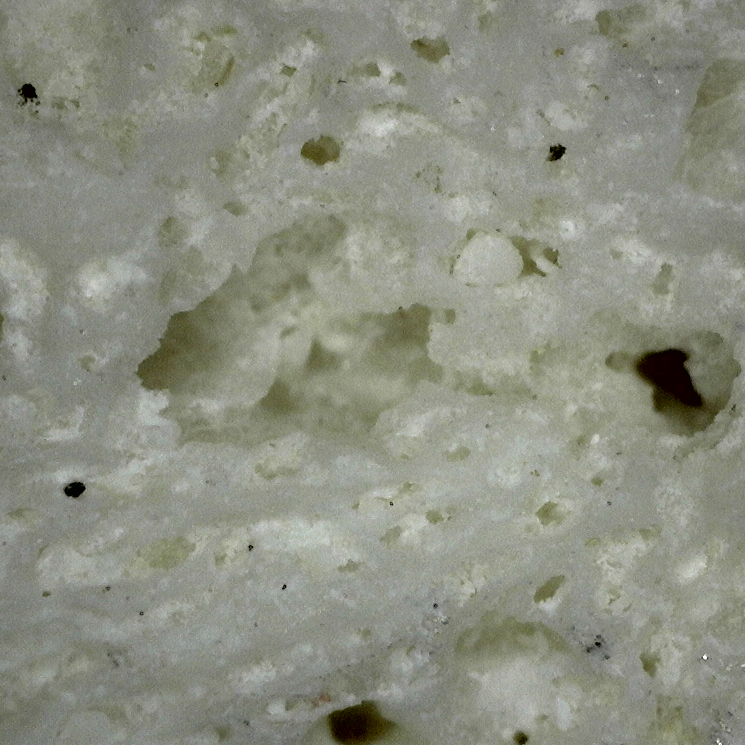
#> input picture seg/image/image8.jpg, 745 x 745 px
$ python segtest2.py
#> lines starting #> are read from the running program, lines starting #| are printed output that depends on the picture; long printed decimals are rounded
import cv2
import numpy as np
import matplotlib.pyplot as plt
from scipy.stats import norm
from sklearn.mixture import GaussianMixture

def plot_histogram(image):
    hist, bins = np.histogram(image.flatten(), bins=256, range=[0, 256], density=True)
    bin_centers = (bins[:-1] + bins[1:]) / 2
    plt.hist(image.flatten(), bins=256, range=[0, 256], density=True, color='black', alpha=0.5)
    return hist, bin_centers

def fit_distributions(data, num_components):
    if num_components == 1:
        # 如果只有一个分量，使用单个正态分布
        mean = np.mean(data)
        std = np.std(data)
        weight = 1.0  # 权重为1
        return [mean], [std], [weight]
    else:
        # 使用混合高斯模型
        gmm = GaussianMixture(n_components=num_components, random_state=100)
        # 将数据重塑为列向量
        data = data.reshape(-1, 1)
        gmm.fit(data)
        means = gmm.means_.flatten()
        stds = np.sqrt(gmm.covariances_).flatten()
        weights = gmm.weights_

        return means, stds, weights

def separate_distributions(image, num_components, min_mean_difference):
    min_difference = 0
    num_components = num_components+1
    while min_difference < min_mean_difference:

        num_components -= 1
        if num_components == 0:
            break

        hist, bin_centers = plot_histogram(image)
        means, stds, weights = fit_distributions(image, num_components)

        # 遍历拟合后的正态分布均值，找到两个均值之间的最小差值
        temp = float('inf')
        min_index_i, min_index_j = -1, -1

        for i in range(num_components):
            for j in range(i + 1, num_components):
                difference = abs(means[i] - means[j])
                if difference < temp:
                    temp = difference
                    min_index_i, min_index_j = i, j
        min_difference = temp
    for i in range(num_components):
        lower_bound = means[i] - 3.291 * stds[i]  # 2.576 对应于正态分布的95%置信度
        upper_bound = means[i] + 3.291 * stds[i]

        print(f"99% Distribution Range for Component {i + 1}: [{lower_bound}, {upper_bound}]")

        plt.plot(bin_centers, norm.pdf(bin_centers, means[i], stds[i]) * weights[i], '--', label=f'Component {i + 1}')

    plt.legend()
    plt.show()

def grayscale_and_fit_distributions(image_path, num_components, min_mean_difference):
#> called with image_path = 'image/image8.jpg', num_components = 4, min_mean_difference = 40
    original_image = cv2.imread(image_path)
#> original_image is the input picture: shape (745, 745, 3); mean B, G, R 129.2, 143, 140.3
    gray_image = cv2.cvtColor(original_image, cv2.COLOR_BGR2GRAY)
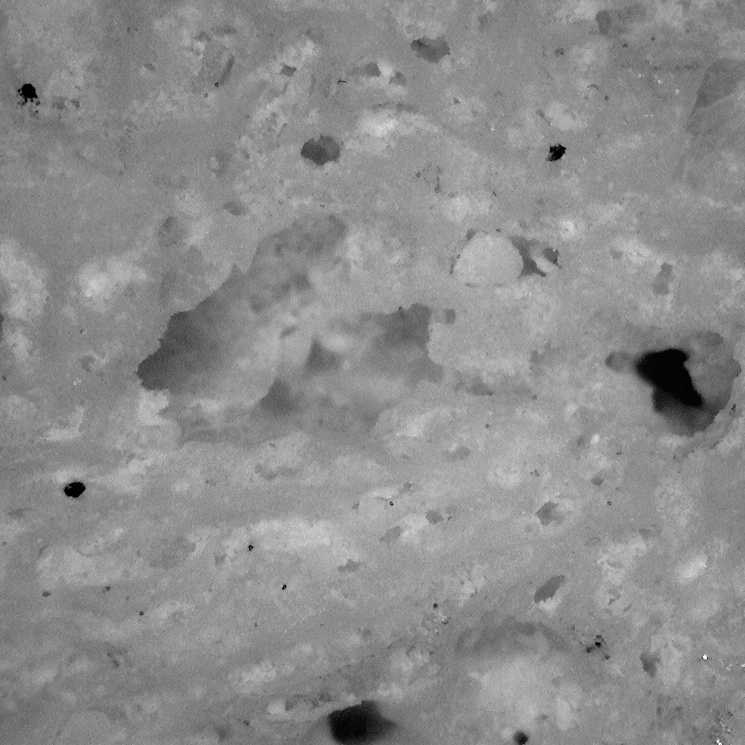
#> gray_image: shape (745, 745); min 1, max 255, mean 140.6
    separate_distributions(gray_image, num_components, min_mean_difference)
#> the loop in separate_distributions, `while min_difference < min_mean_difference: ` made 4 passes
#> (means, stds, weights) on passes 1 to 3: ([160.1, 126.9, 81.26, 141], [11.15, 11.82, 48.54, 8.75], [0.294, 0.275, 0.0354, 0.396]), ([154.1, 133.9, 81.83], [13.5, 12.44, 45.59], [0.433, 0.529, 0.0384]), ([142.9, 108.1], [16.09, 49.83], [0.935, 0.0647])
#> (mean in fit_distributions, std in fit_distributions, means, stds, weights) on pass 4: (140.6, 21.82, [140.6], [21.82], [1])
#> after the loop in separate_distributions, `while min_difference < min_mean_difference:`: num_components = 1
#> the loop in separate_distributions, `for i in range(num_components):` made 1 pass
#> (lower_bound, upper_bound) on pass 1: (68.81, 212.4)
#| 99% Distribution Range for Component 1: [68.810, 212.439]
#> in separate_distributions, `plt.show()`:
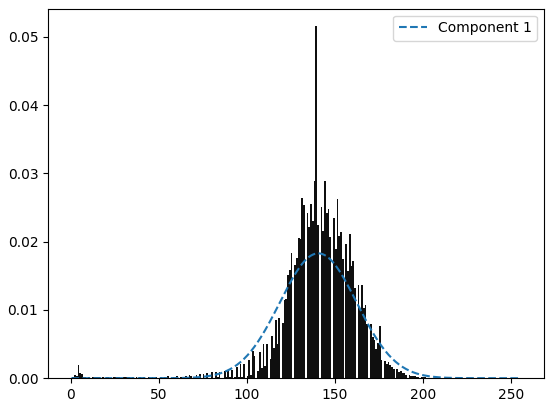
#> figure drawn by matplotlib, 1 panel; tallest bar 0.0516 high, from x = 139 to 140; tallest bar 0.0516 high, from x = 139 to 140; tallest bar 0.0516 high, from x = 139 to 140; curve peaks at x = 140.5, y = 0.0183

# 用法示例
image_path = "image/image8.jpg"
num_components = 4  # 替换为你想要的初始分布个数
min_mean_difference = 40  # 替换为你想要的均值差异阈值
grayscale_and_fit_distributions(image_path, num_components, min_mean_difference)

$ run again, with seg/image/image1.jpg copied over seg/image/image8.jpg
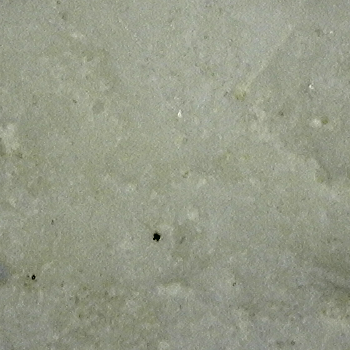
#> input picture seg/image/image1.jpg, 350 x 350 px
#> in grayscale_and_fit_distributions, original_image is the input picture: shape (350, 350, 3); mean B, G, R 136, 154, 150.1
#> in grayscale_and_fit_distributions, `gray_image = cv2.cvtColor(original_image, cv2.COLOR_BGR2GRAY)`:
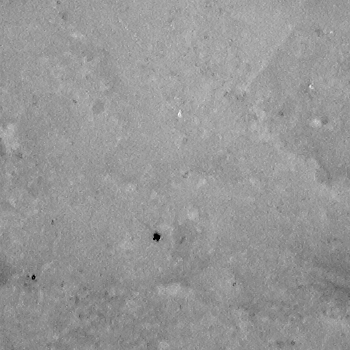
#> gray_image: shape (350, 350); min 2, max 250, mean 150.8
#> the loop in separate_distributions, `while min_difference < min_mean_difference: ` made 4 passes
#> (means, stds, weights) on passes 1 to 3: ([152, 140, 161.6, 141.5], [5.06, 5.63, 6.5, 19.69], [0.329, 0.26, 0.308, 0.103]), ([148.5, 145.4, 160.7], [7.97, 14.91, 6.77], [0.425, 0.31, 0.265]), ([145.4, 155.1], [13.12, 9.06], [0.442, 0.558])
#> after the loop in separate_distributions, `while min_difference < min_mean_difference:`: num_components = 1
#> the loop in separate_distributions, `for i in range(num_components):` made 1 pass
#> (lower_bound, upper_bound) on pass 1: (111.1, 190.4)
#> (printed output is left out)
#> in separate_distributions, `plt.show()`:
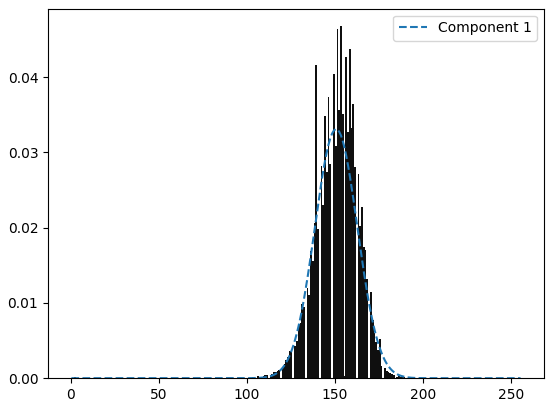
#> figure drawn by matplotlib, 1 panel; tallest bar 0.0468 high, from x = 153 to 154; tallest bar 0.0468 high, from x = 153 to 154; tallest bar 0.0468 high, from x = 153 to 154; curve peaks at x = 150.5, y = 0.0331

$ run again, with seg/image/image2.jpg copied over seg/image/image8.jpg
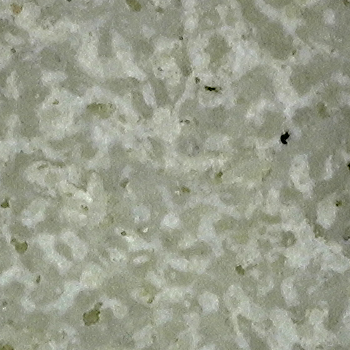
#> input picture seg/image/image2.jpg, 350 x 350 px
#> in grayscale_and_fit_distributions, original_image is the input picture: shape (350, 350, 3); mean B, G, R 140.3, 157.2, 153.7
#> in grayscale_and_fit_distributions, `gray_image = cv2.cvtColor(original_image, cv2.COLOR_BGR2GRAY)`:
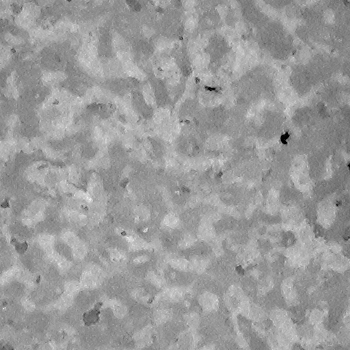
#> gray_image: shape (350, 350); min 1, max 242, mean 154.3
#> the loop in separate_distributions, `while min_difference < min_mean_difference: ` made 4 passes
#> (means, stds, weights) on passes 1 to 3: ([175.8, 141.3, 160.2, 141.5], [10.4, 8.98, 9.12, 25.35], [0.224, 0.381, 0.275, 0.12]), ([175.7, 144.4, 153.7], [10.92, 16.6, 12.14], [0.226, 0.471, 0.303]), ([168.2, 144.4], [13.82, 15.15], [0.415, 0.585])
#> after the loop in separate_distributions, `while min_difference < min_mean_difference:`: num_components = 1
#> the loop in separate_distributions, `for i in range(num_components):` made 1 pass
#> (lower_bound, upper_bound) on pass 1: (92.57, 216)
#> (printed output is left out)
#> in separate_distributions, `plt.show()`:
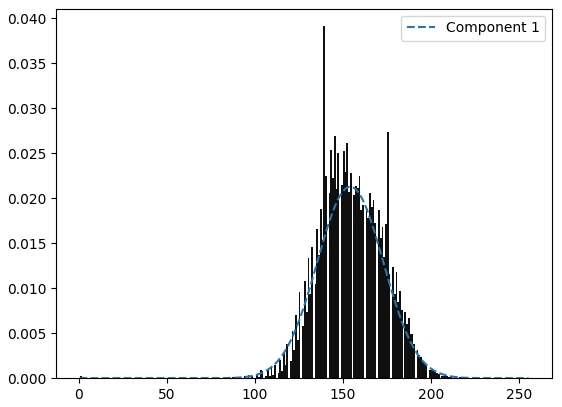
#> figure drawn by matplotlib, 1 panel; tallest bar 0.0391 high, from x = 139 to 140; tallest bar 0.0391 high, from x = 139 to 140; tallest bar 0.0391 high, from x = 139 to 140; curve peaks at x = 154.5, y = 0.0213

$ run again, with seg/image/image3.jpg copied over seg/image/image8.jpg
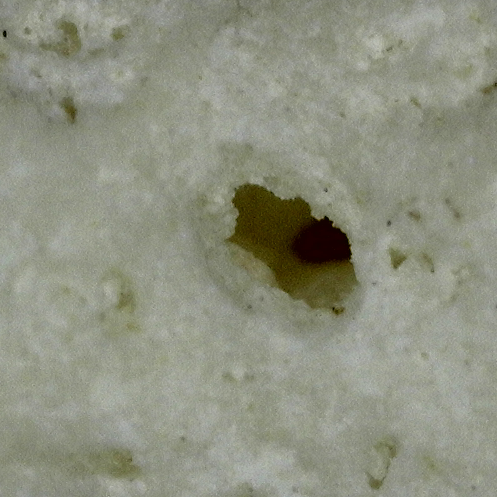
#> input picture seg/image/image3.jpg, 497 x 497 px
#> in grayscale_and_fit_distributions, original_image is the input picture: shape (497, 497, 3); mean B, G, R 128.7, 145, 142.5
#> in grayscale_and_fit_distributions, `gray_image = cv2.cvtColor(original_image, cv2.COLOR_BGR2GRAY)`:
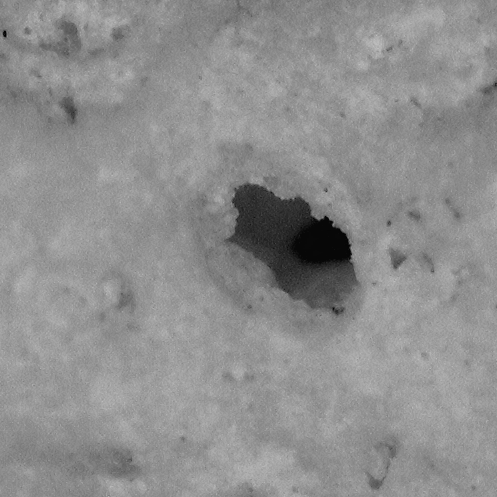
#> gray_image: shape (497, 497); min 2, max 190, mean 142.5
#> the loop in separate_distributions, `while min_difference < min_mean_difference: ` made 3 passes
#> (means, stds, weights) on passes 1 to 3: ([153.2, 70.11, 140, 7.08], [8.19, 30.42, 11.01, 0.349], [0.503, 0.0478, 0.443, 0.00638]), ([153.5, 64.43, 139.9], [8.07, 36.45, 10.77], [0.497, 0.0555, 0.447]), ([147.1, 63.92], [11.59, 35.44], [0.944, 0.0556])
#> after the loop in separate_distributions, `while min_difference < min_mean_difference:`: num_components = 2
#> the loop in separate_distributions, `for i in range(num_components):` made 2 passes
#> (lower_bound, upper_bound) on passes 1 to 2: (108.9, 185.2), (-52.71, 180.5)
#> (printed output is left out)
#> in separate_distributions, `plt.show()`:
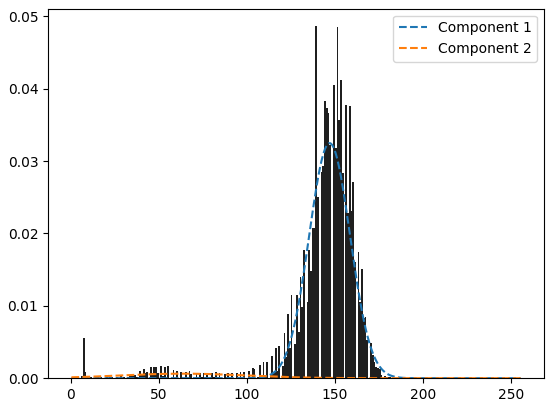
#> figure drawn by matplotlib, 1 panel; tallest bar 0.0486 high, from x = 139 to 140; tallest bar 0.0486 high, from x = 139 to 140; tallest bar 0.0486 high, from x = 139 to 140; curve peaks at x = 147.5, y = 0.0325
